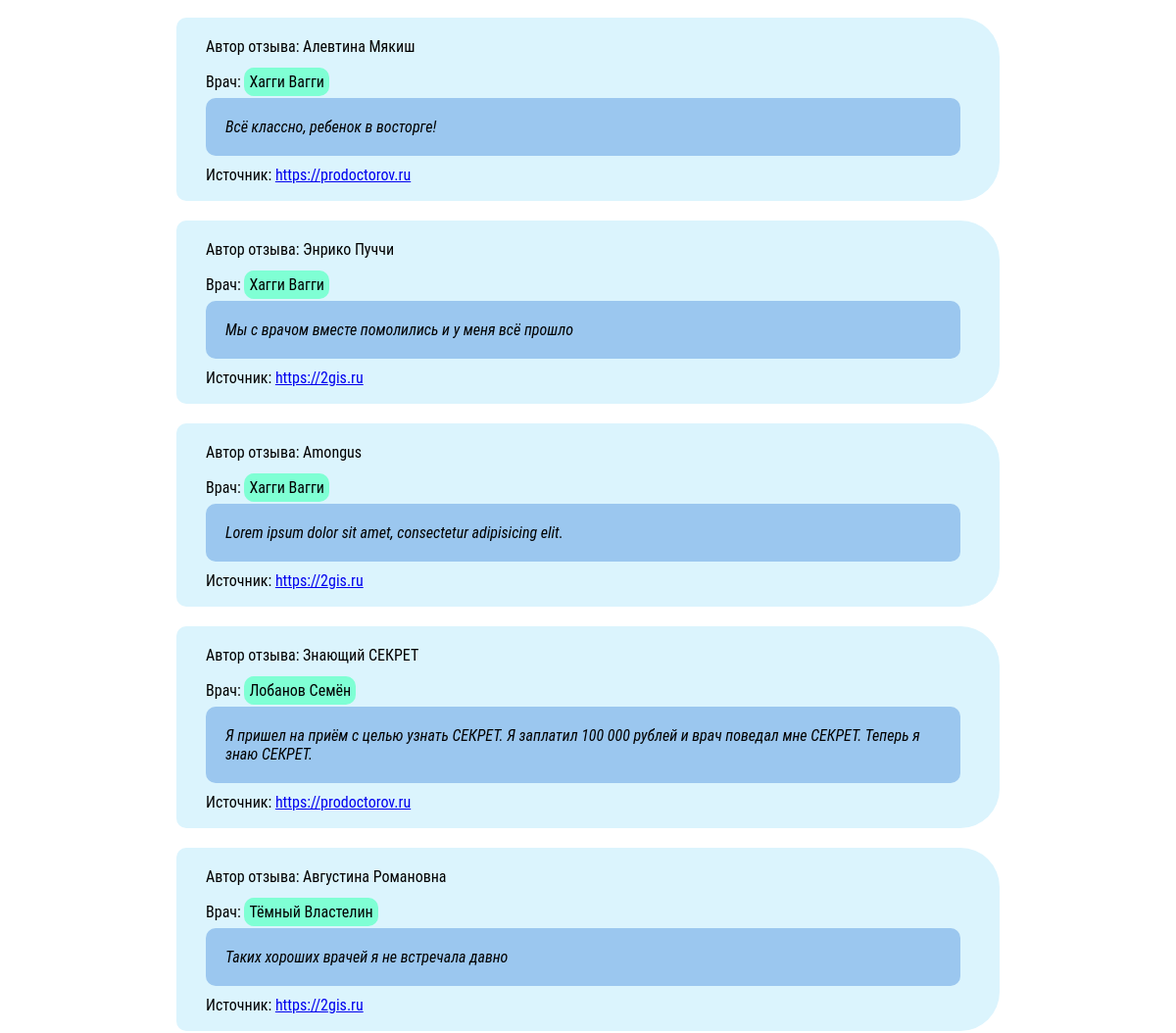
Page /отзывы (middle part) on the earlier database version.
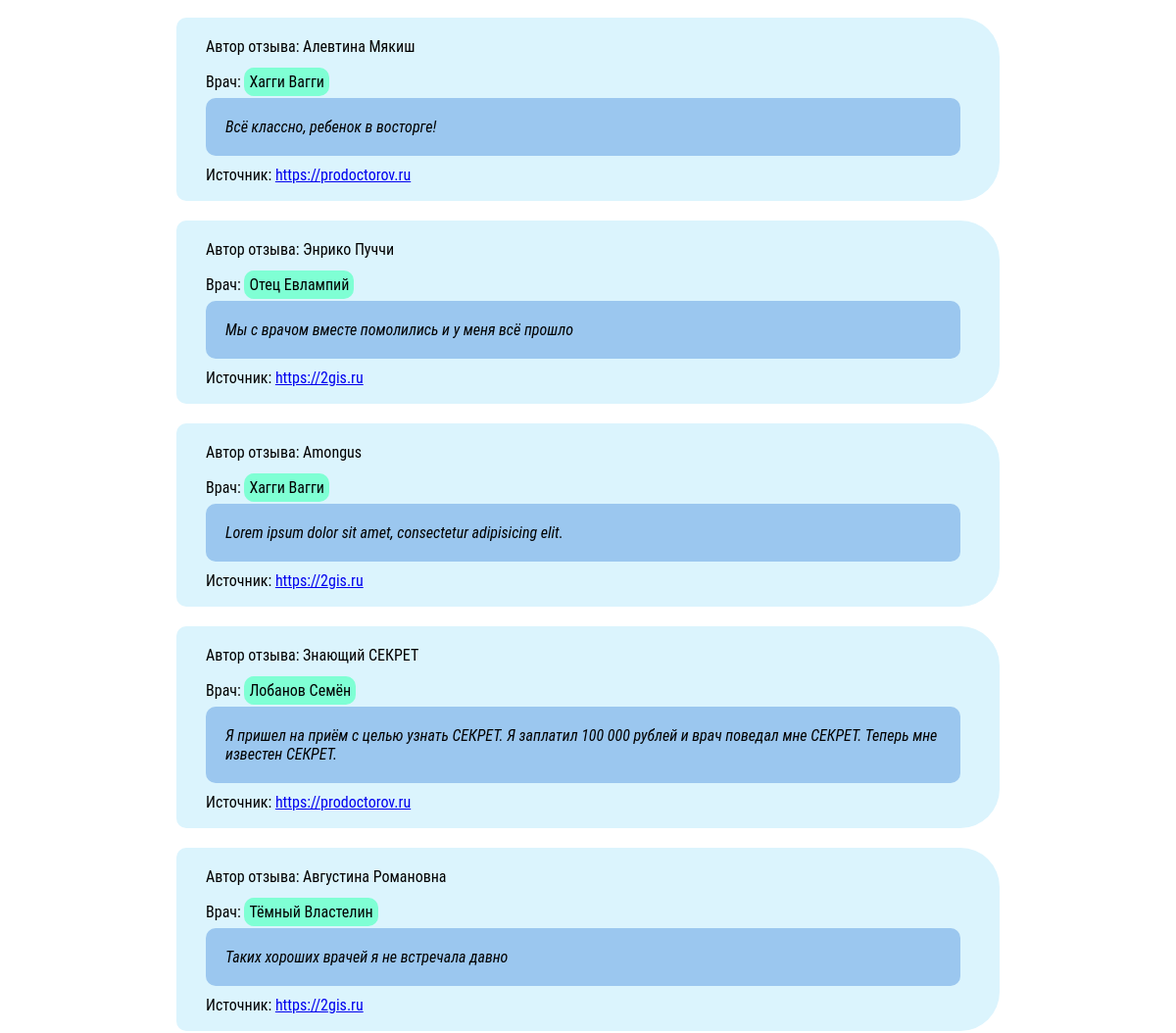
Same page on the later database version.
### main/models.py (models this page shows, shortened)
class Review(models.Model):
    doctor_mentioned = models.ForeignKey(Doctor, on_delete=models.CASCADE, to_field='name', verbose_name='Доктор, о котором идёт речь')
    source = models.CharField('Ссылка на источник', max_length=300)
    author = models.CharField('Автор', max_length=150)
    text = models.TextField('Отзыв')
    class Meta:
        verbose_name = 'Отзыв'
        verbose_name_plural = 'Отзывы'

class Doctor(models.Model):
    name = models.CharField('Фамилия, имя и отчество врача', max_length=150, unique=True)
    picture = models.FileField('Фото врача', upload_to='doctors_pictures/%Y/%m/%d')
    speciality = models.CharField('Специализация', max_length=300)
    experience = models.CharField('Стаж работы', max_length=100)
    education = models.TextField('Образование')
    additional_qualification = models.TextField('Повышение квалификации', blank=True)
    services = models.ManyToManyField(Service, verbose_name='Услуги')
    slug = models.SlugField('Ссылка, которая будет вести к врачу. Это поле заполняется само, не нужно его трогать. Вписав сюда что-то, вы ничего не испортите, но и лучше от этого не станет.', blank=True, allow_unicode=True)
    def get_absolute_url(self):
        return reverse('doctor', kwargs={'name_slug': self.slug})
    def __str__(self):
        return self.name
    class Meta:
        verbose_name = 'Врач'
        verbose_name_plural = 'Врачи'

### main/views.py (called while the page is built)
def reviews(request):
    our_reviews = Review.objects.all()
    context = {
        'title': 'ЭМР - отзывы пациентов',
        'reviews':our_reviews,
        'yandex_map_apikey': config('YANDEX_MAP_APIKEY')
    }
    return render(request, 'main/reviews.html', context=context)

### main/templates/main/reviews.html (shortened to what this page needs)
{% extends 'main/base.html' %}
{% block content %}
    <div class="review-box">
        {% if reviews %}
            <div>
            <ul class="review-list">
            {% for review in reviews %}
                <li class="review-list-item">
                    <p class="review-paragraph">Автор отзыва: {{ review.author }}</p>
                    <p class="review-paragraph">Врач: <a class="reviews-doctor-link" href="{{ review.doctor_mentioned.get_absolute_url }}">{{ review.doctor_mentioned }}</a></p>
                    <p class="review-paragraph-main">{{ review.text }}</p>
                    <p class="review-paragraph">Источник: <a href="{{ review.source }}">{{ review.source }}</a></p>
                </li>
            {% endfor %}
            </ul></div>
        {% else %}
            <p>Отзывов пока нет</p>
        {% endif %}
    </div>
{% endblock %}

Differences in the rows shown:
changed Review "Энрико Пуччи": doctor_mentioned "Хагги Вагги" → "Отец Евлампий"
changed Review "Знающий СЕКРЕТ": text "Я пришел на приём с целью узнать СЕКРЕТ. Я заплатил 100 000 рублей и врач поведал мне СЕКРЕТ. Теперь я знаю СЕКРЕТ." → "Я пришел на приём с целью узнать СЕКРЕТ. Я заплатил 100 000 рублей и врач поведал мне СЕКРЕТ. Теперь мне известен СЕКРЕТ."
